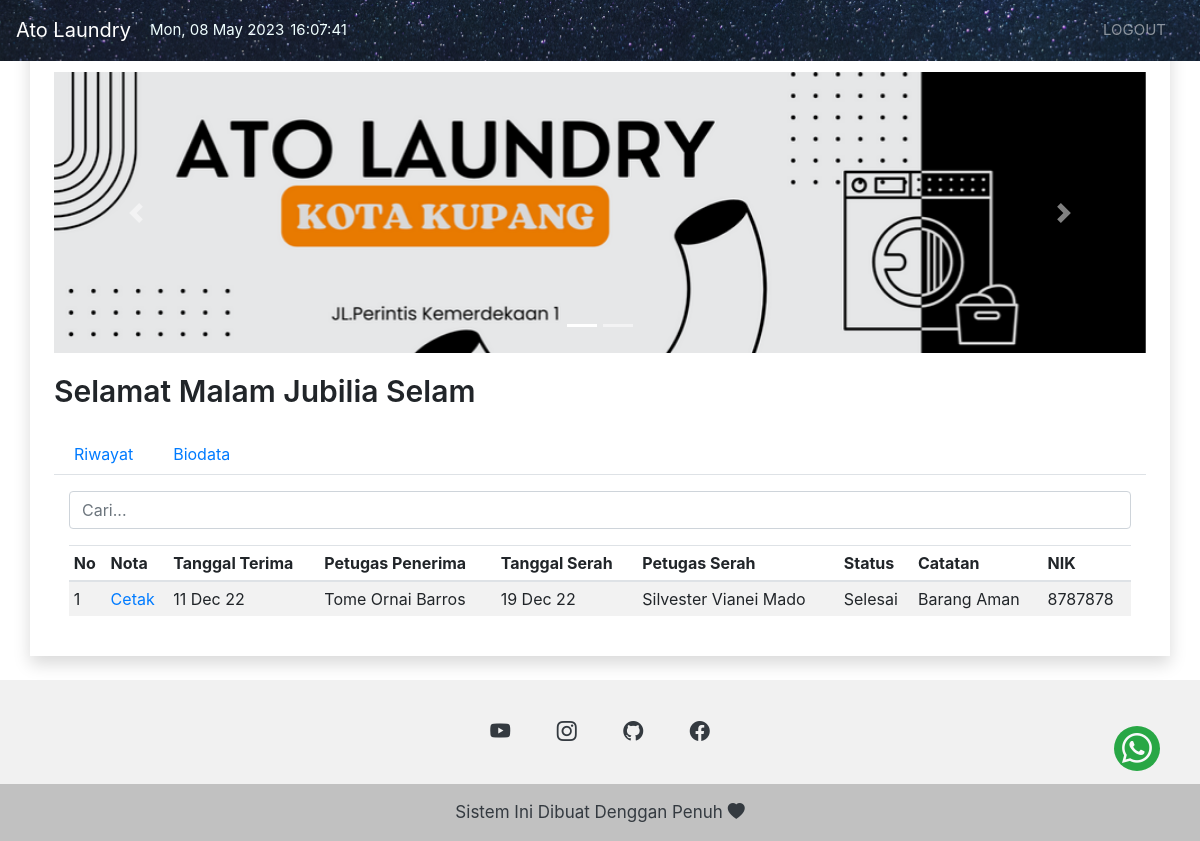
The page /pelanggan/beranda.php (signed in) on the database its author committed.
### tables this page shows
CREATE TABLE `transaksi` (
  `idtransaksi` int(11) NOT NULL AUTO_INCREMENT,
  `tanggalterima` date NOT NULL,
  `idpetugaspenerima` int(11) NOT NULL,
  `tanggalserah` date DEFAULT NULL,
  `idpetugasserah` int(11) DEFAULT NULL,
  `status` text NOT NULL,
  `idpelanggan` int(11) NOT NULL,
  `catatan` text DEFAULT NULL,
  `nik` varchar(16) DEFAULT NULL,
  `simpan` varchar(1) DEFAULT NULL,
  PRIMARY KEY (`idtransaksi`)
);

CREATE TABLE `petugas` (
  `idpetugas` int(11) NOT NULL AUTO_INCREMENT,
  `nama` text NOT NULL,
  `jeniskelamin` varchar(9) NOT NULL,
  `alamat` text NOT NULL,
  `telepon` text NOT NULL,
  `email` text NOT NULL,
  `password` text NOT NULL,
  PRIMARY KEY (`idpetugas`)
);

### getdata.php (called while the page is built, shortened)
<?php
function namapetugas1($idpetugas)
{
  include 'koneksi.php';
  $data = mysqli_query($koneksi, "SELECT * FROM petugas WHERE idpetugas LIKE '$idpetugas'");
  if (mysqli_num_rows($data) > 0) {
    while ($d = mysqli_fetch_array($data)) {
      $hasil = $d['nama'];
    }
  } else {
    $hasil = '';
  }
  return $hasil;
}
function tanggal($tanggal)
{
  return date('d M y', strtotime($tanggal));
}

### pelanggan/beranda.php (the view, shortened to what this page needs)
<?php
include '../koneksi.php';
include '../getdata.php';
$email = $_SESSION['usernamepelanggan'];
$data2 = mysqli_query($koneksi, "SELECT * FROM pelanggan WHERE email LIKE '$email'");
if (mysqli_num_rows($data2)) {
  while ($d2 = mysqli_fetch_array($data2)) {
    $idpelanggan = $d2['idpelanggan'];
    $nama = $d2['nama'];
    $tanggallahir = $d2['tanggallahir'];
  }
}
$v1 = date('m-d',strtotime($tanggallahir));
$v2 = date('m-d');
?>
<!DOCTYPE html>
<html lang="en">
<head>
  <?php include '../cdn.php'; ?>
  <link rel="stylesheet" href="css/beranda.css">
  <link rel="stylesheet" href="https://unpkg.com/aos@next/dist/aos.css" />
</head>
<body class="color-change-2x">
  <div class="wa-desc">
    <a href="https://bit.ly/admin_laundry" target="_blank" title="Hubungi Admin via Whatsapp" aria-hidden="true"><i class="bi bi-whatsapp"></i></a>
  </div>
  <div class="wrapper">
    <nav class="navbar navbar-expand-md bg-dark navbar-dark fixed-top">
      <a href="#" class="navbar-brand">Ato Laundry </a>
      <span class="tgl"><?php echo date("D, d M Y"); ?> </span><span id="clock"></span>
      <div id="collapseNavbar" class="collapse navbar-collapse">
        <ul class="navbar-nav ml-auto">
          <li class="nav-item">
            <a href="logout.php" class="nav-link" onclick="return confirm('Logout')">Logout</a>
          </li>
        </ul>
      </div>
    </nav>
    <div class="container shadow p-4 mb-4 bg-white">
      <?php
      if ($v1 == $v2) {
      ?>
      <div class="row baner">
      	<div class="col-lg-9">
        	<?php include '../crs.php'; ?>
        </div>
      	<div class="col-lg-3 mt-5 mx-auto">
          <lottie-player src="https://assets10.lottiefiles.com/packages/lf20_PojUhtZ8aP.json"  background="transparent" style="width: 70%; margin:auto;"  speed="1" loop  autoplay></lottie-player>
        </div>
      </div>
      <?php
      } else {
        include '../crs.php';
      }
      ?>
      <p class="lead mt-2 judul"></p>
      <ul class="nav nav-tabs mt-3">
        <li class="nav-item">
          <a href="#home" class="nav-link" data-toggle="tab">Riwayat</a>
        </li>
        <li class="nav-item">
          <a href="#menu1" class="nav-link" data-toggle="tab">Biodata</a>
        </li>
      </ul>
      <div class="tab-content">
        <div class="tab-pane container active" id="home">
          <input type="text" class="form-control mt-3" id="myInput" placeholder="Cari...">
          <div class="table-responsive mt-3">
            <table class="table table-striped table-hover table-sm">
              <thead>
                <tr>
                  <th>No</th>
                  <th>Nota</th>
                  <th>Tanggal Terima</th>
                  <th>Petugas Penerima</th>
                  <th>Tanggal Serah</th>
                  <th>Petugas Serah</th>
                  <th>Status</th>
                  <th>Catatan</th>
                  <th>NIK</th>
                </tr>
              </thead>
              <?php
              $query = mysqli_query($koneksi, "SELECT * FROM transaksi WHERE idpelanggan = $idpelanggan");
              if (mysqli_num_rows($query) > 0) {
              ?>
                <tbody id="myTable">
                  <?php
                  $no = 1;
                  $data = mysqli_query($koneksi, "SELECT * FROM transaksi WHERE idpelanggan LIKE '$idpelanggan'");
                  while ($d = mysqli_fetch_array($data)) {
                  ?>
                    <tr>
                      <td><?php echo $no++; ?></td>
                      <td><a href="../petugas/nota.php?idtransaksi=<?php echo $d['idtransaksi']; ?>&nama=<?php echo $nama ?>" target="_blank">Cetak</a></td>
                      <td><?php echo tanggal($d['tanggalterima']); ?></td>
                      <td><?php echo namapetugas1($d['idpetugaspenerima']); ?></td>
                      <td>
                        <?php
                        if ($d['tanggalserah'] == '0000-00-00') {
                          echo '-';
                        } else {
                          echo tanggal($d['tanggalserah']);
                        }
                        ?>
                      </td>
                      <td><?php echo namapetugas1($d['idpetugasserah']); ?></td>
                      <td><?php echo $d['status']; ?></td>
                      <td><?php echo $d['catatan']; ?></td>
                      <td><?php echo $d['nik']; ?></td>
                    </tr>
                  <?php } ?>
                </tbody>
              <?php } ?>
            </table>
          </div>
        </div>
      </div>
    </div>
    <footer class="text-center text-white fix" style="background-color: #f1f1f1;">
      <div class="container">
        <section>
          <a class="btn btn-link btn-floating btn-lg text-dark m-1" href="https://www.youtube.com/channel/UCs6i13Cahk4zNTwfZ35EGXA" target="_blank" role="button" data-mdb-ripple-color="dark"><i class="bi bi-youtube"></i></a>
          <a class="btn btn-link btn-floating btn-lg text-dark m-1" href="https://www.instagram.com/tome_barros/" target="_blank" role="button" data-mdb-ripple-color="dark"><i class="bi bi-instagram"></i></a>
          <a class="btn btn-link btn-floating btn-lg text-dark m-1" href="https://github.com/tomebarros" target="_blank" role="button" data-mdb-ripple-color="dark"><i class="bi bi-github"></i></a>
          <a class="btn btn-link btn-floating btn-lg text-dark m-1" href="https://web.facebook.com/ato.barros.37?_rdc=1&_rdr" target="_blank" role="button" data-mdb-ripple-color="dark"><i class="bi bi-facebook"></i></a>
        </section>
      </div>
      <div class="text-center text-dark p-3" style="background-color: rgba(0, 0, 0, 0.2);">
        Sistem Ini Dibuat Denggan Penuh <i class="bi bi-heart-fill"></i>
      </div>
    </footer>
  </div>
</body>
</html>

### pelanggan/css/beranda.css (style rules this page uses)
.color-change-2x { -webkit-animation: color-change-2x 2s linear infinite alternate both; animation: color-change-2x 2s linear infinite alternate both }
.container > * { font-size: 11px; }
nav { background-image: url('../../img/nav1.png'); }
.nav-link { margin: 3px; }
#clock, .tgl { color: azure; font-size: 11px; margin-left: auto; margin-right: 3px; }
.judul { font-size: 15px; font-weight: 600; }
footer, .input-group-text, input[type="password"], input[type="email"] { font-size: 11px; }
.wrapper { display: flex; flex-direction: column; min-height: 100vh; justify-content: space-between; }
footer section .bi { font-size: 14px; }
.wa-desc { display:none; }
@media (min-width: 992px) { .container>* { font-size: 16px; } }
@media (min-width: 992px) { .wa-desc { display:inline; } }
@media (min-width: 992px) { .wa-desc a { z-index:2; position: fixed; color: #f8f9fa; background: #28a745; margin: 0 40px 70px 0; bottom: 0; right: 0; border-radius: 50%; font-size: 13px; } }
@media (min-width: 992px) { .wa-desc a i { margin: 8px; font-size: 30px; } }
@media (min-width: 992px) { .navbar .nav-link { text-transform: uppercase; margin-right: 10px; font-size: 15px; } }
@media (min-width: 992px) { #clock, .tgl { font-size: 15px; margin-left: 3px; } }
@media (min-width: 992px) { .bio, .input-group-text, footer, input[type="email"], input[type="password"] { font-size: 17px; } }
@media (min-width: 992px) { .judul { font-size: 30px; } }
@media (min-width: 992px) { footer section .bi { font-size: 20px; } }
@media (min-width: 992px) { footer section { margin-bottom: 3vh; } }
@media (min-width: 992px) { footer .container { padding-top: 3vh; } }

### rows shown on the page
transaksi: tanggalterima "11 Dec 22", idpetugaspenerima.nama "Tome Ornai Barros", tanggalserah "19 Dec 22", idpetugasserah.nama "Silvester Vianei Mado", status "Selesai", catatan "Barang Aman", nik "8787878"
